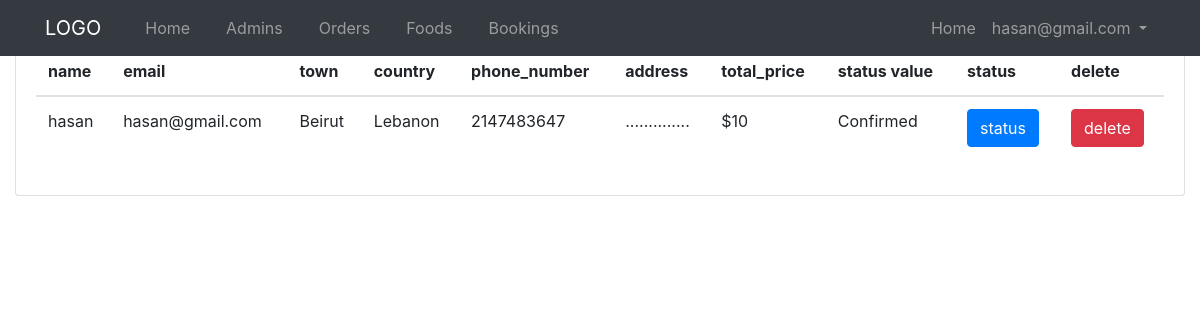
Page /admin-panel/orders-admins/show-orders.php (signed in) on the committed database.
### tables this page shows
CREATE TABLE `orders` (
  `id` int(10) NOT NULL,
  `name` varchar(200) NOT NULL,
  `email` varchar(200) NOT NULL,
  `town` varchar(200) NOT NULL,
  `country` varchar(200) NOT NULL,
  `zipcode` int(20) NOT NULL,
  `phone_number` int(50) NOT NULL,
  `address` text NOT NULL,
  `total_price` int(10) NOT NULL,
  `user_id` int(10) NOT NULL,
  `status` varchar(200) NOT NULL DEFAULT 'Pending',
  `created_at` timestamp NOT NULL DEFAULT current_timestamp()
);

### libs/App.php (called while the page is built, shortened)
<?php
    class App {
        public $host = HOST;
        public $dbname = DBNAME;
        public $user = USER;
        public $pass = PASS;
        public $link;
        public function connect() {
            $this->link = new PDO("mysql:host=".$this->host.";dbname=".$this->dbname."", $this->user, $this->pass);
        }
        public function selectAll($query) {
            $rows = $this->link->query($query);
            $rows->execute();
            $allRows = $rows->fetchAll(PDO::FETCH_OBJ);
            if($allRows > 0) {
                return $allRows;
            } else {
                echo "";
                return false;
            }
        }
    }

### admin-panel/orders-admins/show-orders.php (the view, shortened to what this page needs)
<?php require "../../libs/App.php"; ?>
<?php require "../layouts/header.php"; ?>
<?php
    $query = "SELECT * FROM orders";
    $app = new App;
    $app->validateSessionAdminInside();
    $orders = $app->selectAll($query);
?>
      <div class="row">
        <div class="col">
          <div class="card">
            <div class="card-body">
              <h5 class="card-title mb-4 d-inline">Orders</h5>
              <table class="table">
                <thead>
                  <tr>
                    <th scope="col">name</th>
                    <th scope="col">email</th>
                    <th scope="col">town</th>
                    <th scope="col">country</th>
                    <th scope="col">phone_number</th>
                    <th scope="col">address</th>
                    <th scope="col">total_price</th>
                    <th scope="col">status value</th>
                    <th scope="col">status</th>
                    <th scope="col">delete</th>
                  </tr>
                </thead>
                <tbody>
                  <?php foreach($orders as $order) : ?>
                  <tr>
                    <td><?php echo $order->name; ?></td>
                    <td><?php echo $order->email; ?></td>
                    <td><?php echo $order->town; ?></td>
                    <td><?php echo $order->country; ?></td>
                    <td><?php echo $order->phone_number; ?></td>
                    <td>
                    <?php echo $order->address; ?>
                    </td>
                    <td>$<?php echo $order->total_price; ?></td>
                    <td><?php echo $order->status; ?></td>
                    <td><a href="status.php?id=<?php echo $order->id; ?>" class="btn btn-primary  text-center ">status</a></td>
                     <td><a href="delete-orders.php?id=<?php echo $order->id; ?>" class="btn btn-danger  text-center ">delete</a></td>
                  </tr>
                  <?php endforeach; ?>
                </tbody>
              </table>
            </div>
          </div>
        </div>
      </div>
 <?php require "../layouts/footer.php"; ?>

### rows in the picture
orders: name "hasan", email "hasan@gmail.com", town "Beirut", country "Lebanon", phone_number "2147483647", address "..............", total_price "10", status "Confirmed"

### other values in the picture
$_SESSION['email'] "hasan@gmail.com"
